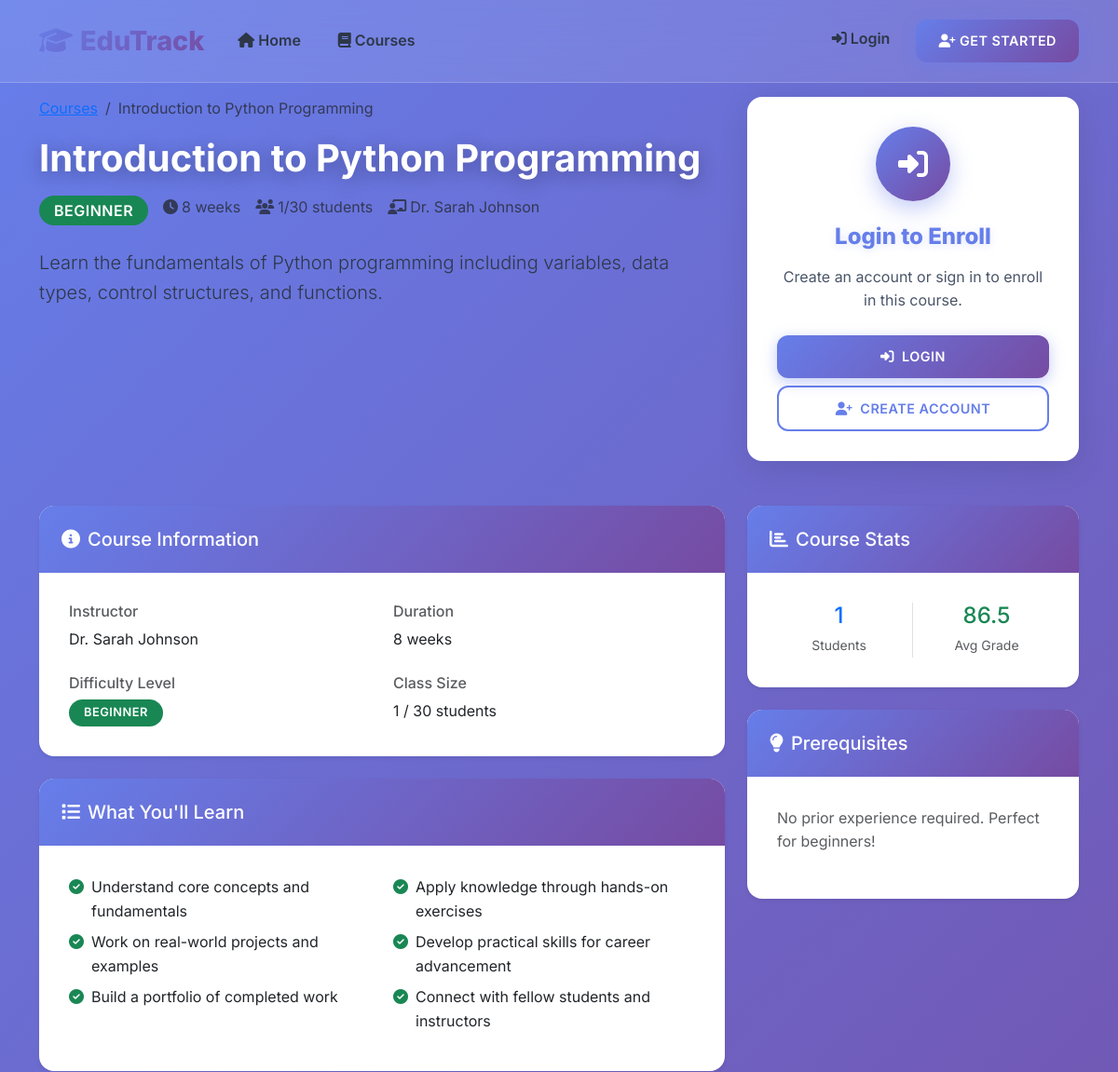
The page /course/1 (upper part) on the database as committed earlier.
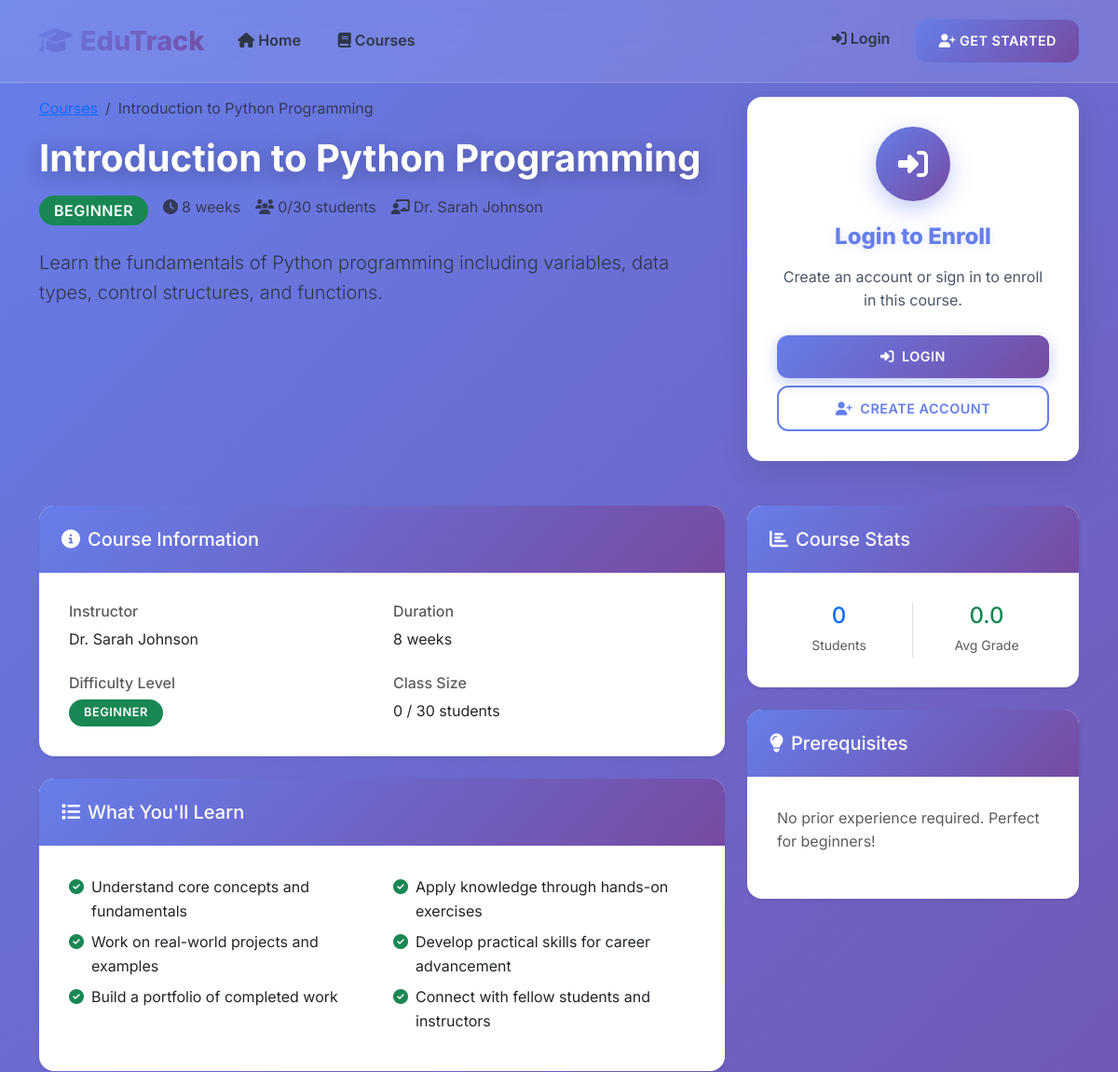
The same page on the database as committed later.
### models.py (models this page shows, shortened)
class Grade(db.Model):
    id = db.Column(db.Integer, primary_key=True)
    user_id = db.Column(db.Integer, db.ForeignKey('user.id'), nullable=False)
    course_id = db.Column(db.Integer, db.ForeignKey('course.id'), nullable=False)
    assignment_name = db.Column(db.String(200), nullable=False)
    score = db.Column(db.Float)  # Percentage (0-100)
    max_score = db.Column(db.Float, default=100.0)
    feedback = db.Column(db.Text)
    graded_at = db.Column(db.DateTime, default=datetime.utcnow)

### routes.py (the view)
def course_detail(course_id):
    try:
        course = Course.query.get_or_404(course_id)
        enrolled = False
        progress = 0
        user = None
        if 'user_id' in session:
            user = User.query.get(session['user_id'])
            enrollment = Enrollment.query.filter_by(user_id=session['user_id'], course_id=course_id).first()
            enrolled = enrollment is not None
            progress = enrollment.progress if enrollment else 0
        return render_template('course_detail.html', course=course, enrolled=enrolled, progress=progress, user=user)
    except Exception as e:
        flash('Course not found.', 'danger')
        return redirect(url_for('courses'))

### models.py (called while the page is built)
    def get_enrolled_count(self):
        return len(self.enrollments)

    def get_average_grade(self):
        valid_grades = [grade.score for grade in self.grades if grade.score is not None and grade.score >= 0]
        if not valid_grades:
            return 0.0
        return round(sum(valid_grades) / len(valid_grades), 2)

### templates/course_detail.html (shortened to what the changed rows need)
{% extends "base.html" %}
{% block content %}
<div class="container py-4">
    <div class="row mb-5">
        <div class="col-lg-8">
            <h1 class="display-5 fw-bold mb-3">{{ course.title }}</h1>
            <div class="d-flex flex-wrap gap-3 mb-4">
                <span class="badge bg-{{ 'success' if course.difficulty == 'Beginner' else 'warning' if course.difficulty == 'Intermediate' else 'danger' }} fs-6">
                    {{ course.difficulty }}
                </span>
                <span class="text-muted">
                    <i class="fas fa-clock me-1"></i>{{ course.duration_weeks }} weeks
                </span>
                <span class="text-muted">
                    <i class="fas fa-users me-1"></i>{{ course.get_enrolled_count() }}/{{ course.max_students }} students
                </span>
                <span class="text-muted">
                    <i class="fas fa-chalkboard-teacher me-1"></i>{{ course.instructor }}
                </span>
            </div>
        </div>
    </div>
    <div class="row">
        <div class="col-lg-8">
            <div class="card border-0 shadow-sm mb-4">
                <div class="card-body">
                    <div class="row g-4">
                        <div class="col-md-6">
                            <h6 class="text-muted mb-2">Class Size</h6>
                            <p class="mb-0">{{ course.get_enrolled_count() }} / {{ course.max_students }} students</p>
                        </div>
                    </div>
                </div>
            </div>
                        {% set learning_points = [
                            "Understand core concepts and fundamentals",
                            "Apply knowledge through hands-on exercises",
                            "Work on real-world projects and examples",
                            "Develop practical skills for career advancement",
                            "Build a portfolio of completed work",
                            "Connect with fellow students and instructors"
                        ] %}
        </div>
        <div class="col-lg-4">
            <div class="card border-0 shadow-sm mb-4">
                <div class="card-body">
                    <div class="row text-center">
                        <div class="col-6 border-end">
                            <h4 class="text-primary mb-1">{{ course.get_enrolled_count() }}</h4>
                            <small class="text-muted">Students</small>
                        </div>
                        <div class="col-6">
                            <h4 class="text-success mb-1">{{ "%.1f"|format(course.get_average_grade()) }}</h4>
                            <small class="text-muted">Avg Grade</small>
                        </div>
                    </div>
                </div>
            </div>
        </div>
    </div>
</div>
{% endblock %}

Rows that differ between the two databases and show on the page:
removed Grade: get_average_grade "86.5"
Other text that changed with them:
{{ course.get_enrolled_count() }}: "1" → "0"
{{ "%.1f"|format(course.get_average_grade()) }}: (not shown) → "0.0"
